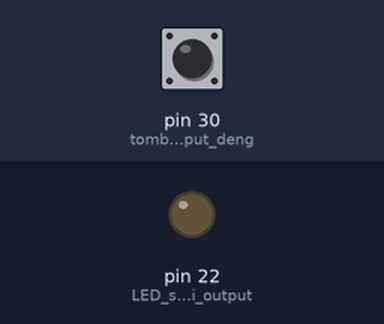
A sketch run on a simulated Arduino Mega 2560, built with avr-gcc and run on an emulated ATmega2560. Parts: output pins drawn as LEDs (lit = HIGH). The inputs (shaded band) are chosen by the test bench; at power-on: pin 30 (tombol_sebagai_input_deng) HIGH.

Above: at 1.2 s.
1.3 s: pin 30 (tombol_sebagai_input_deng) pulled LOW for 0.15 s
At 1.37 s:
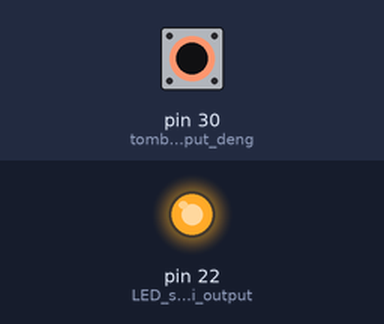
2.9 s: pin 30 (tombol_sebagai_input_deng) pulled LOW for 3.2 s
At 7.0 s:
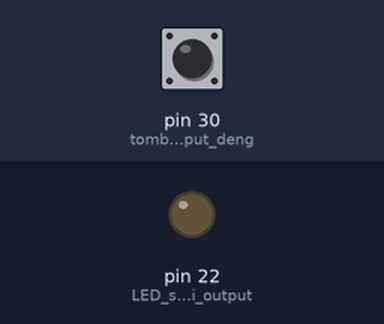
Timing chart, 0 to 8.5 s (numbered marks = the images above; inputs shaded):
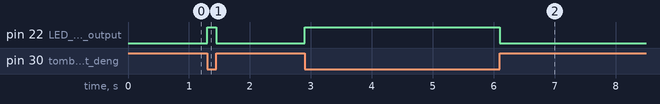

Measured:
- after the input at 1.3 s, pin 22 (LED_sebagai_output): LOW → HIGH at once, → LOW 0.15 s later
- after the input at 2.9 s, pin 22 (LED_sebagai_output): LOW → HIGH at once, → LOW 3.2 s later

The sketch:

PushButton_LED.ino
```cpp
void setup() {
  pinMode(30, INPUT_PULLUP); // tombol sebagai input dengan pull-up internal
  pinMode(22, OUTPUT); // LED sebagai output
}
void loop() {
  bool tombol = digitalRead(30); // baca status tombol
  if (tombol == LOW) { // ditekan → LOW
    digitalWrite(22, HIGH); // LED ON
  }  else { // dilepas → HIGH
    digitalWrite(22, LOW); // LED OFF
  }
}
```
